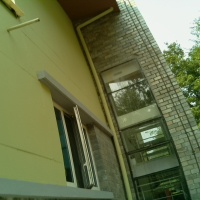
#> input picture data/0test.jpg, 200 x 200 px, found by its file name; its folder holds only this picture in this run
$ python oil_detection.py data/0test.jpg   (Python 2 division)
#> lines starting #> are read from the running program, lines starting #| are printed output that depends on the picture; after the words box and inside, x2 and y2 are one past the last pixel; in counts of white or black regions, pixels touching at a corner belong together
import cv2
import sys
import numpy as np
# [4 lines of commented-out code are left out]
img = cv2.imread("data/"+sys.argv[1], 1) # load image, 1 means load in RGB format
#> img is the input picture: shape (200, 200, 3); mean B, G, R 75, 114.9, 106.4
# [4 lines of commented-out code are left out]
hsv = cv2.cvtColor(img, cv2.COLOR_BGR2HSV) # convert to hsv
#> hsv: shape (200, 200, 3); mean H, S, V 39.7, 107.8, 116.1
# h, s, v = cv2.split(hsv)
# v+=2
# hsv = cv2.merge((h, s, v))
cv2.imwrite("data/" + sys.argv[1] + "img.jpg", img)

lower_range = np.array([0, 0, 150], dtype=np.uint8) #lower bound of color to detect
upper_range = np.array([255, 70, 255], dtype=np.uint8) #upper bound of color to detect

#create a mask for the image
mask = cv2.inRange(hsv, lower_range, upper_range)
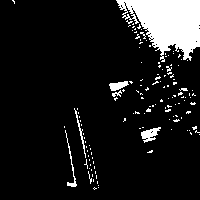
#> mask: shape (200, 200); 10.5% white; 133 white regions (127 under 20 px), largest, box (x1, y1, x2, y2) and area: (116, 0, 200, 62) 3127, (141, 127, 161, 143) 165, (109, 81, 129, 91) 122, (65, 130, 77, 187) 107, (74, 108, 86, 158) 86, (112, 90, 122, 97) 33
kernel = np.ones((7,7),np.uint8)
mask = cv2.dilate(mask,kernel,iterations = 2)
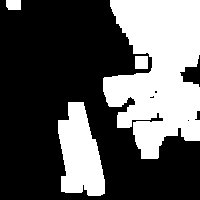
#> mask: shape (200, 200); 35.1% white; 4 white regions, box (x1, y1, x2, y2) and area: (103, 0, 200, 159) 10679, (58, 102, 105, 196) 3055, (135, 56, 148, 69) 169, (6, 0, 21, 10) 145
mask = cv2.medianBlur(mask, 15)
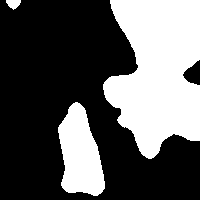
#> mask: shape (200, 200); 35.5% white; 3 white regions, box (x1, y1, x2, y2) and area: (103, 0, 200, 159) 11132, (58, 102, 105, 196) 2976, (6, 0, 21, 10) 102
#mask = skimage.measure.block_reduce(mask, (5, 5), np.max)
rows = mask.shape[0]
#> rows = 200
cols = mask.shape[1]
#> cols = 200
print rows
#| 200
print cols
#| 200
res = 0
total = 0
for x in xrange(0, rows-10, 10):
        for y in xrange(0, cols-10, 10):
                count=0
                for i in xrange(0, 10):
                        for j in xrange(0, 10):
                                if mask[x+i, y+j] == 0:
                                        count += 1
                if count >= 30:
                        total += count
                if total >= 15000:
                        res = 1
#> after the loop, total = 23020
print res
print total
#| 23020
print total >= rows*cols/4
#| True
print rows*cols/4
#| 10000

# cv2.imshow('mask',mask)
cv2.imwrite("data/"+sys.argv[1]+"mask.jpg", mask)
# [8 lines of commented-out code are left out]

$ run again, on data/11test.jpg
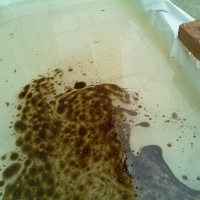
#> input picture data/11test.jpg, 200 x 200 px, found by its file name
#> img is the input picture: shape (200, 200, 3); mean B, G, R 110.7, 141.9, 139.4
#> hsv: shape (200, 200, 3); mean H, S, V 38.9, 88.6, 148.3
#> `mask = cv2.inRange(hsv, lower_range, upper_range)`:
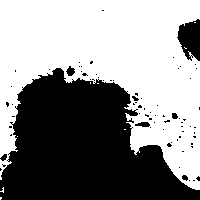
#> mask: shape (200, 200); 55.6% white; 76 black regions (68 under 20 px), largest, box (x1, y1, x2, y2) and area: (0, 68, 200, 200) 16647, (177, 19, 200, 61) 688, (66, 66, 75, 76) 58
#> `mask = cv2.medianBlur(mask, 15)`:
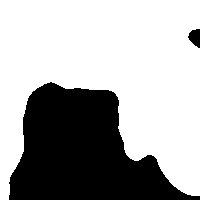
#> mask: shape (200, 200); 66.4% white; 2 black regions, box (x1, y1, x2, y2) and area: (9, 82, 200, 200) 13290, (188, 29, 200, 48) 160
#| 200
#| 200
#| 11358
#| True
#| 10000

$ run again, on data/0test.jpgimg.jpg
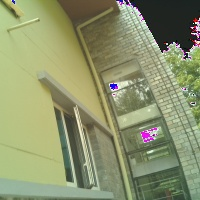
#> input picture data/0test.jpgimg.jpg, 200 x 200 px, found by its file name
#> img is the input picture: shape (200, 200, 3); mean B, G, R 108.9, 147.3, 140.2
#> hsv: shape (200, 200, 3); mean H, S, V 41.3, 71.8, 149.7
#> `mask = cv2.inRange(hsv, lower_range, upper_range)`:
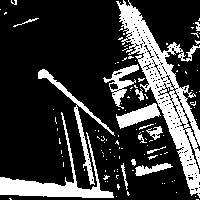
#> mask: shape (200, 200); 22.5% white; 115 white regions (99 under 20 px), largest, box (x1, y1, x2, y2) and area: (116, 0, 200, 198) 4425, (0, 112, 114, 198) 1735, (38, 69, 115, 185) 784
#> `mask = cv2.medianBlur(mask, 15)`:
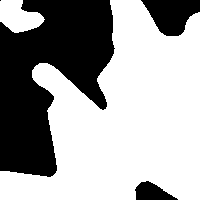
#> mask: shape (200, 200); 63.5% white; 4 black regions (1 under 20 px), largest, box (x1, y1, x2, y2) and area: (0, 0, 115, 177) 12673, (141, 0, 200, 36) 1400, (135, 181, 178, 200) 508
#| 200
#| 200
#| 13795
#| True
#| 10000
